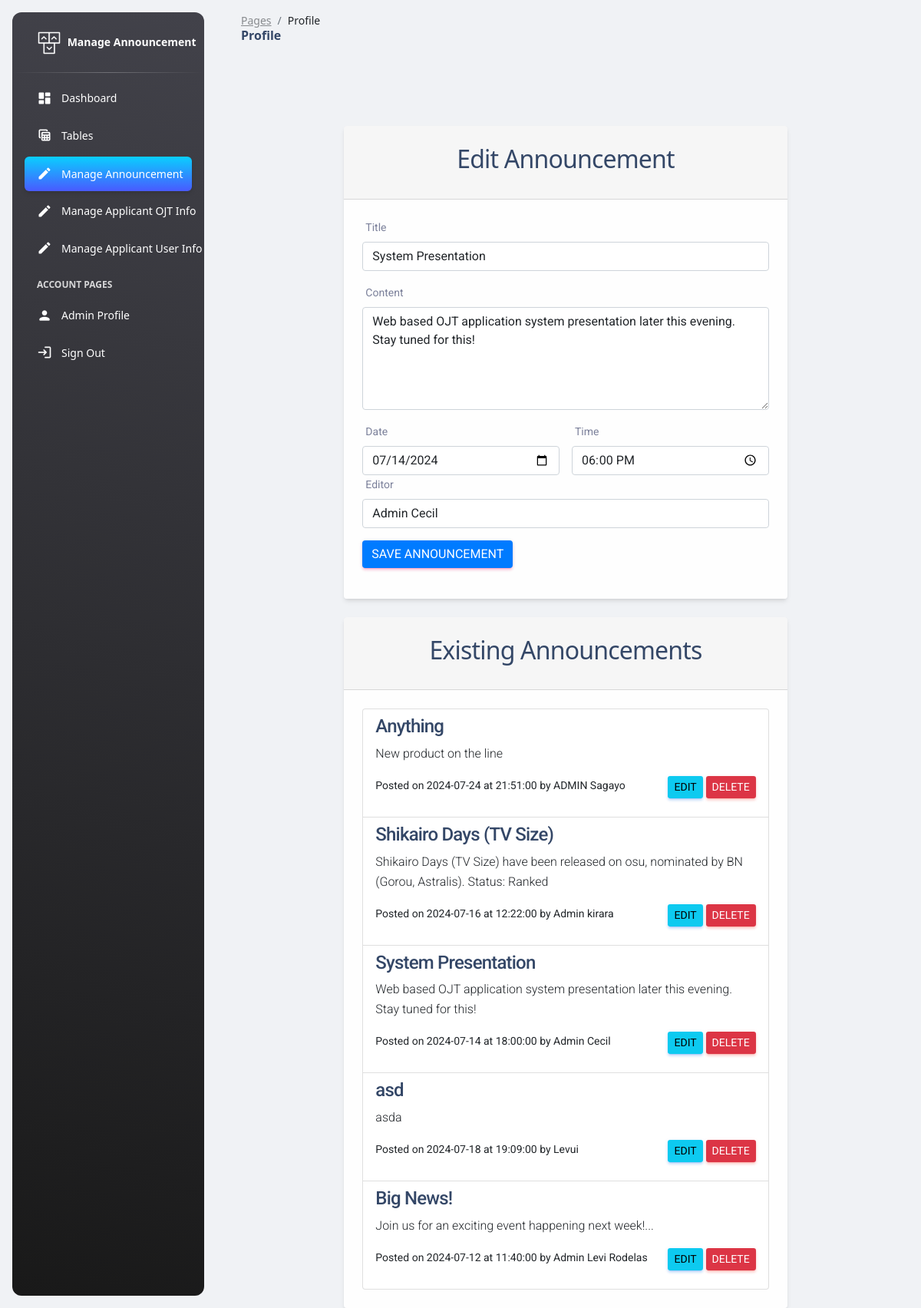
Screenshot of /admin-announcement.php?id=3 with the database file from the repository.
### tables this page shows
CREATE TABLE `announcements` (
  `id` int(11) NOT NULL,
  `title` varchar(255) NOT NULL,
  `content` text NOT NULL,
  `date` date NOT NULL,
  `time` time NOT NULL,
  `editor` varchar(50) NOT NULL
);

### admin-announcement.php (the view, shortened to what this page needs)
<?php
include 'config.php';
$id = '';
$title = '';
$content = '';
$date = '';
$time = '';
$editor = '';
if (isset($_GET['id'])) {
    $id = $_GET['id'];
    $stmt = $dbcon->prepare("SELECT * FROM announcements WHERE id = ?");
    $stmt->bind_param("i", $id);
    $stmt->execute();
    $result = $stmt->get_result();
    $announcement = $result->fetch_assoc();
    if ($announcement) {
        $title = $announcement['title'];
        $content = $announcement['content'];
        $date = $announcement['date'];
        $time = $announcement['time'];
        $editor = $announcement['editor'];
    }
}
$stmt_all = $dbcon->prepare("SELECT * FROM announcements ORDER BY id DESC");
$stmt_all->execute();
$result_all = $stmt_all->get_result();
$announcements = $result_all->fetch_all(MYSQLI_ASSOC);
?>
<!DOCTYPE html>
<html lang="en">
<head>
    <link href="assets/css/nucleo-icons.css" rel="stylesheet" />
    <link href="assets/css/nucleo-svg.css" rel="stylesheet" />
    <link id="pagestyle" href="assets/css/material-dashboard.css?v=3.1.0" rel="stylesheet" />
</head>
<body class="g-sidenav-show bg-gray-200">
    <aside class="sidenav navbar navbar-vertical navbar-expand-xs border-0 border-radius-xl my-3 fixed-start ms-3   bg-gradient-dark" id="sidenav-main">
        <div class="sidenav-header">
            <a class="navbar-brand m-0" href="landing.php" target="_blank">
                <img src="public/material-dashboard-master/assets/img/logo-ct.png" class="navbar-brand-img h-100" alt="main_logo">
                <span class="ms-1 font-weight-bold text-white">Manage Announcement</span>
            </a>
        </div>
        <hr class="horizontal light mt-0 mb-2">
        <div class="collapse navbar-collapse  w-auto " id="sidenav-collapse-main">
            <ul class="navbar-nav">
                <li class="nav-item">
                    <a class="nav-link text-white " href="admin-dashboard.php">
                        <div class="text-white text-center me-2 d-flex align-items-center justify-content-center">
                            <i class="material-icons opacity-10">dashboard</i>
                        </div>
                        <span class="nav-link-text ms-1">Dashboard</span>
                    </a>
                </li>
                <li class="nav-item">
                    <a class="nav-link text-white " href="tables.php">
                        <div class="text-white text-center me-2 d-flex align-items-ce ter justify-content-center">
                            <i class="material-icons opacity-10">table_view</i>
                        </div>
                        <span class="nav-link-text ms-1">Tables</span>
                    </a>
                </li>
                <li class="nav-item">
                    <a class="nav-link text-white active bg-gradient-primary " href="admin-announcement.php">
                        <div class="text-white text-center me-2 d-flex align-items-ce ter justify-content-center">
                            <i class="material-icons opacity-10">edit</i>
                        </div>
                        <span class="nav-link-text ms-1">Manage Announcement</span>
                    </a>
                </li>
                <li class="nav-item">
          <a class="nav-link text-white" href="Admin_Applicant_OJT_Information.php">
            <div class="text-white text-center me-2 d-flex align-items-center justify-content-center">
              <i class="material-icons opacity-10">edit</i>
            </div>
            <span class="nav-link-text ms-1">Manage Applicant OJT Info</span>
          </a>
        </li>
        <li class="nav-item">
          <a class="nav-link text-white" href="Admin_Applicant_User_Information.php">
            <div class="text-white text-center me-2 d-flex align-items-center justify-content-center">
              <i class="material-icons opacity-10">edit</i>
            </div>
            <span class="nav-link-text ms-1">Manage Applicant User Info</span>
          </a>
        </li>
                <li class="nav-item mt-3">
                    <h6 class="ps-4 ms-2 text-uppercase text-xs text-white font-weight-bolder opacity-8">Account pages</h6>
                </li>
                <li class="nav-item">
                    <a class="nav-link text-white" href="admin-profile.php">
                        <div class="text-white text-center me-2 d-flex align-items-center justify-content-center">
                            <i class="material-icons opacity-10">person</i>
                        </div>
                        <span class="nav-link-text ms-1">Admin Profile</span>
                    </a>
                </li>
                <li class="nav-item">
                    <a class="nav-link text-white " href="logout.php">
                        <div class="text-white text-center me-2 d-flex align-items-center justify-content-center">
                            <i class="material-icons opacity-10">login</i>
                        </div>
                        <span class="nav-link-text ms-1">Sign Out</span>
                    </a>
                </li>
            </ul>
        </div>
    </aside>
    <div class="main-content position-relative max-height-vh-100 h-100">
        <nav class="navbar navbar-main navbar-expand-lg px-0 mx-4 shadow-none border-radius-xl" id="navbarBlur" data-scroll="true">
            <div class="container-fluid py-1 px-3">
                <nav aria-label="breadcrumb">
                    <ol class="breadcrumb bg-transparent mb-0 pb-0 pt-1 px-0 me-sm-6 me-5">
                        <li class="breadcrumb-item text-sm"><a class="opacity-5 text-dark" href="javascript:;">Pages</a></li>
                        <li class="breadcrumb-item text-sm text-dark active" aria-current="page">Profile</li>
                    </ol>
                    <h6 class="font-weight-bolder mb-0">Profile</h6>
                </nav>
            </div>
        </nav>
        <link href="https://stackpath.bootstrapcdn.com/bootstrap/5.1.3/css/bootstrap.min.css" rel="stylesheet">
        <link href="https://cdnjs.cloudflare.com/ajax/libs/animate.css/4.1.1/animate.min.css" rel="stylesheet">
        <br><br>
        <div class="container mt-5">
            <div class="row justify-content-center">
                <div class="col-md-8">
                    <div class="card mb-4">
                        <div class="card-header">
                            <h2 class="text-center"><?php echo (empty($id) ? 'Add New' : 'Edit'); ?> Announcement</h2>
                        </div>
                        <div class="card-body">
                            <form action="<?php echo $_SERVER['PHP_SELF']; ?>" method="POST">
                                <div class="mb-3">
                                    <label for="title" class="form-label">Title</label>
                                    <input type="text" class="form-control" id="title" name="title" value="<?php echo htmlspecialchars($title); ?>" required>
                                </div>
                                <div class="mb-3">
                                    <label for="content" class="form-label">Content</label>
                                    <textarea class="form-control" id="content" name="content" rows="5" required><?php echo htmlspecialchars($content); ?></textarea>
                                </div>
                                <div class="row g-3">
                                    <div class="col-md-6">
                                        <label for="date" class="form-label">Date</label>
                                        <input type="date" class="form-control" id="date" name="date" value="<?php echo $date; ?>" required>
                                    </div>
                                    <div class="col-md-6">
                                        <label for="time" class="form-label">Time</label>
                                        <input type="time" class="form-control" id="time" name="time" value="<?php echo $time; ?>" required>
                                    </div>
                                </div>
                                <div class="mb-3">
                                    <label for="editor" class="form-label">Editor</label>
                                    <input type="text" class="form-control" id="editor" name="editor" value="<?php echo htmlspecialchars($editor); ?>" required>
                                </div>
                                <button type="submit" class="btn btn-primary"><?php echo (empty($id) ? 'Add' : 'Save'); ?> Announcement</button>
                            </form>
                        </div>
                    </div>
                </div>
            </div>
            <div class="row justify-content-center">
                <div class="col-md-8">
                    <div class="card">
                        <div class="card-header">
                            <h2 class="text-center">Existing Announcements</h2>
                        </div>
                        <div class="card-body">
                            <ul class="list-group">
                                <?php foreach ($announcements as $announcement) : ?>
                                    <li class="list-group-item">
                                        <h4><?php echo htmlspecialchars($announcement['title']); ?></h4>
                                        <p><?php echo htmlspecialchars($announcement['content']); ?></p>
                                        <small>Posted on <?php echo htmlspecialchars($announcement['date']); ?> at <?php echo htmlspecialchars($announcement['time']); ?> by <?php echo htmlspecialchars($announcement['editor']); ?></small>
                                        <div class="float-end">
                                            <a href="<?php echo $_SERVER['PHP_SELF'] . '?id=' . $announcement['id']; ?>" class="btn btn-sm btn-info">Edit</a>
                                            <form method="POST" style="display: inline;">
                                                <button type="submit" class="btn btn-sm btn-danger" onclick="return confirm('Are you sure you want to delete this announcement?')">Delete</button>
                                            </form>
                                        </div>
                                    </li>
                                <?php endforeach; ?>
                            </ul>
                        </div>
                    </div>
                </div>
            </div>
        </div>
</body>
</html>

### admin-announcement.php (style rules this page uses)
body { background: url('https://images.unsplash.com/photo-1506748686214-e9df14d4d9d0?crop=entropy&cs=tinysrgb&fit=max&fm=jpg&ixid=MnwxMjA3fDB8MHxwaG90by1wYWdlfHx8fGVufDB8fHx8&ixlib=rb-1.2.1&q=80&w=1920') no-repeat center center fixed; background-size: cover; background-color: #f8f9fa; color: #000; }
.card { background-color: rgba(255, 255, 255, 0.9); border: none; }
.list-group-item { background-color: rgba(255, 255, 255, 0.95); }
.btn-primary { background-color: #007bff; border: none; }
h2 { font-size: 2rem; animation: fadeInDown 1s; }

### rows the page displays
announcements: title "System Presentation", content "Web based OJT application system presentation later this evening. Stay tuned for this!", date "07/14/2024", time "18:00:00", editor "Admin Cecil", date "2024-07-14"
announcements: title "Anything", content "New product on the line", date "2024-07-24", time "21:51:00", editor "ADMIN Sagayo"
announcements: title "Shikairo Days (TV Size)", content "Shikairo Days (TV Size) have been released on osu, nominated by BN (Gorou, Astralis). Status: Ranked", date "2024-07-16", time "12:22:00", editor "Admin kirara"
announcements: title "asd", content "asda", date "2024-07-18", time "19:09:00", editor "Levui"
announcements: title "Big News!", content "Join us for an exciting event happening next week!...", date "2024-07-12", time "11:40:00", editor "Admin Levi Rodelas"
